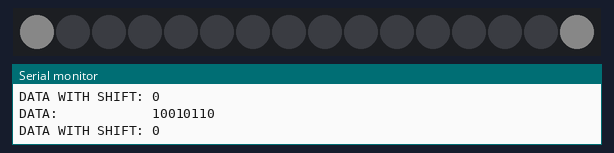
A sketch run on a simulated Arduino Uno, built with avr-gcc and run on an emulated ATmega328P. On the bench: 16 RGB LEDs in strip order, left to right, the last lines printed to the serial monitor. Wiring (inferred from the names in the program): PCA9685 PWM driver at I2C address 0x40. Dim RGB values are drawn brighter than linear.

Above: at 0.21 s.
At 3.6 s:
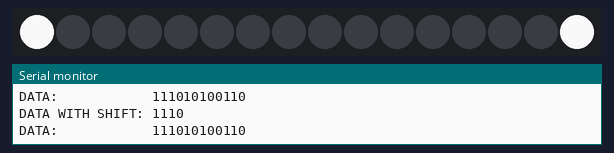

The sketch:

with_i2c_library.ino
```cpp
#include <Wire.h>

#define PCA9685_ADDRESS   0b01000000

#define LED0_ON_L       0x06
#define LED0_ON_H       0x07
#define LED0_OFF_L      0x08
#define LED0_OFF_H      0x09

#define LED15_ON_L      0x42
#define LED15_ON_H      0x43
#define LED15_OFF_L     0x44
#define LED15_OFF_H     0x45

void setup() {
  Serial.begin(9600);
  Wire.begin();
}

void loop() {

  for(int i = 0; i<4095; i+=150) {
    writeByte(LED0_ON_L, i);
    writeByte(LED15_ON_L, i);
    delay(100);
  }
  /*for(int i = 0; i<4095; i+=150) {
    writeByte(LED0_ON_H, i);
    writeByte(LED15_ON_H, i);
    delay(100);
  }*/
}

/* I have to test the bit shifting for the I2C communication
 *  much more using 2 arduinos. I have to be sure that the
 *  data is correct and I doubt it using this bit shifting.
 *  I2C sends MSB first and this kind of shifting seems wrong!
 *  TODO Try sending per byte data using an array (send one array item at a time)!
 */
void writeByte(unsigned short reg, int data) {
  Wire.beginTransmission(PCA9685_ADDRESS);
  Wire.write(reg);
  Wire.write(data-data);
  Wire.write((data-data)>>8);
  Wire.write(data);
  Wire.write(data >> 8);

  Serial.print("DATA:            ");
  Serial.println(data, BIN);
  Serial.print("DATA WITH SHIFT: ");
  Serial.println(data>>8, BIN);
  Wire.endTransmission();
}
```

Measured:
- by itself, everything shown: repeats every 3.9 s, in 42 steps
